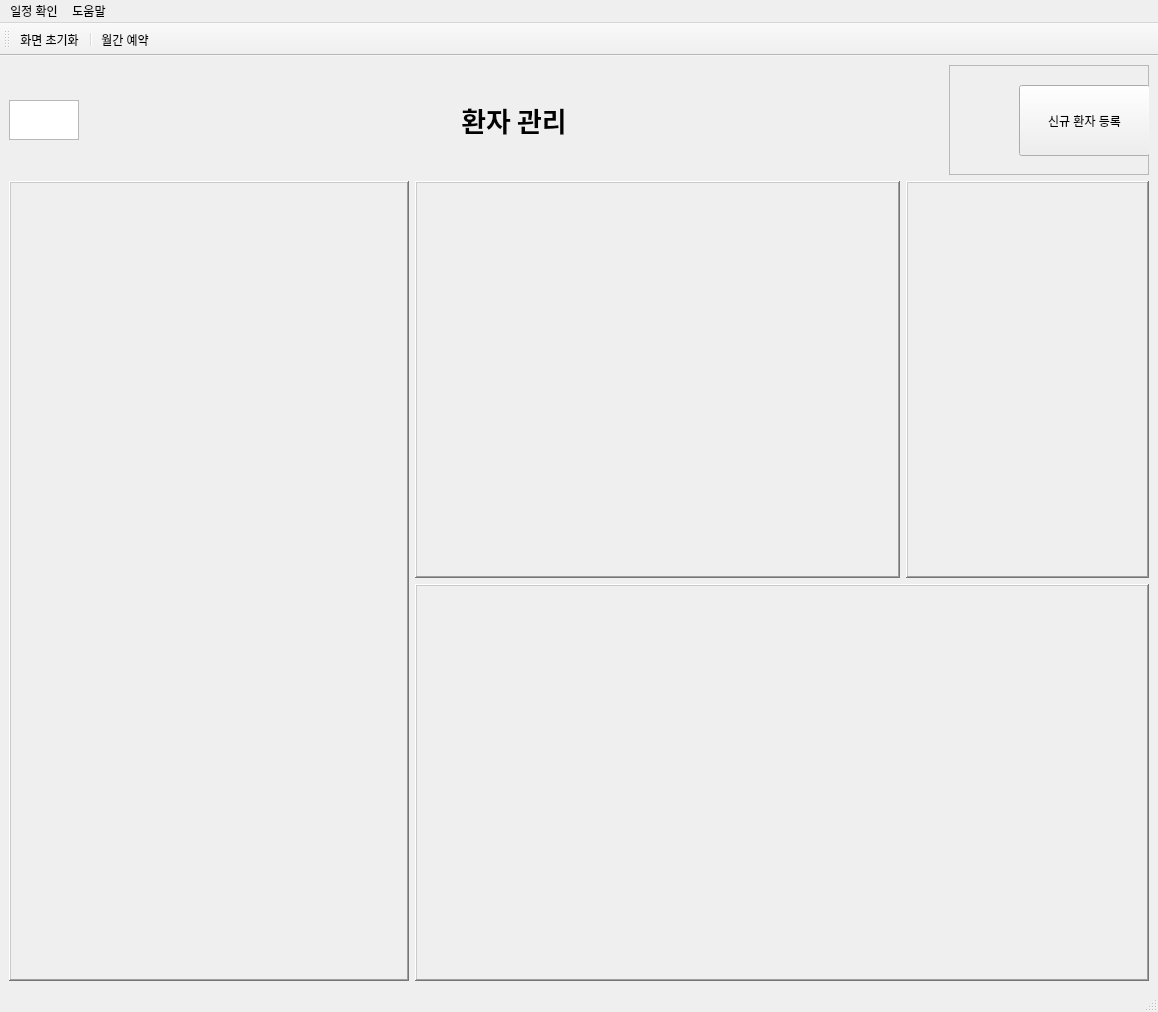
<?xml version="1.0" encoding="UTF-8"?>
<ui version="4.0">
 <class>MainWindow</class>
 <widget class="QMainWindow" name="MainWindow">
  <property name="geometry">
   <rect>
    <x>0</x>
    <y>0</y>
    <width>1158</width>
    <height>859</height>
   </rect>
  </property>
  <property name="windowTitle">
   <string>PaientManagement</string>
  </property>
  <widget class="QWidget" name="centralwidget">
   <layout class="QGridLayout" name="gridLayout">
    <item row="1" column="0">
     <layout class="QHBoxLayout" name="horizontalLayout_2">
      <item>
       <widget class="QFrame" name="patientInfoFrame">
        <property name="sizePolicy">
         <sizepolicy hsizetype="Fixed" vsizetype="Fixed">
          <horstretch>0</horstretch>
          <verstretch>0</verstretch>
         </sizepolicy>
        </property>
        <property name="minimumSize">
         <size>
          <width>400</width>
          <height>800</height>
         </size>
        </property>
        <property name="maximumSize">
         <size>
          <width>400</width>
          <height>800</height>
         </size>
        </property>
        <property name="baseSize">
         <size>
          <width>400</width>
          <height>800</height>
         </size>
        </property>
        <property name="styleSheet">
         <string notr="true"/>
        </property>
        <property name="frameShape">
         <enum>QFrame::WinPanel</enum>
        </property>
        <property name="frameShadow">
         <enum>QFrame::Raised</enum>
        </property>
       </widget>
      </item>
      <item>
       <layout class="QVBoxLayout" name="verticalLayout">
        <item>
         <layout class="QHBoxLayout" name="horizontalLayout">
          <item>
           <widget class="QFrame" name="patientStatusFrame">
            <property name="sizePolicy">
             <sizepolicy hsizetype="Expanding" vsizetype="Expanding">
              <horstretch>2</horstretch>
              <verstretch>0</verstretch>
             </sizepolicy>
            </property>
            <property name="minimumSize">
             <size>
              <width>230</width>
              <height>0</height>
             </size>
            </property>
            <property name="baseSize">
             <size>
              <width>230</width>
              <height>0</height>
             </size>
            </property>
            <property name="frameShape">
             <enum>QFrame::WinPanel</enum>
            </property>
            <property name="frameShadow">
             <enum>QFrame::Raised</enum>
            </property>
           </widget>
          </item>
          <item>
           <widget class="QFrame" name="medicalRecordFrame">
            <property name="sizePolicy">
             <sizepolicy hsizetype="Minimum" vsizetype="Expanding">
              <horstretch>1</horstretch>
              <verstretch>0</verstretch>
             </sizepolicy>
            </property>
            <property name="minimumSize">
             <size>
              <width>100</width>
              <height>0</height>
             </size>
            </property>
            <property name="baseSize">
             <size>
              <width>110</width>
              <height>0</height>
             </size>
            </property>
            <property name="frameShape">
             <enum>QFrame::WinPanel</enum>
            </property>
            <property name="frameShadow">
             <enum>QFrame::Raised</enum>
            </property>
           </widget>
          </item>
         </layout>
        </item>
        <item>
         <widget class="QFrame" name="imageFrame">
          <property name="sizePolicy">
           <sizepolicy hsizetype="Expanding" vsizetype="Expanding">
            <horstretch>0</horstretch>
            <verstretch>0</verstretch>
           </sizepolicy>
          </property>
          <property name="minimumSize">
           <size>
            <width>500</width>
            <height>0</height>
           </size>
          </property>
          <property name="baseSize">
           <size>
            <width>340</width>
            <height>0</height>
           </size>
          </property>
          <property name="frameShape">
           <enum>QFrame::WinPanel</enum>
          </property>
          <property name="frameShadow">
           <enum>QFrame::Raised</enum>
          </property>
         </widget>
        </item>
       </layout>
      </item>
     </layout>
    </item>
    <item row="0" column="0">
     <layout class="QHBoxLayout" name="horizontalLayout_4">
      <item>
       <widget class="QTextEdit" name="textEdit">
        <property name="enabled">
         <bool>true</bool>
        </property>
        <property name="sizePolicy">
         <sizepolicy hsizetype="Fixed" vsizetype="Fixed">
          <horstretch>0</horstretch>
          <verstretch>0</verstretch>
         </sizepolicy>
        </property>
        <property name="minimumSize">
         <size>
          <width>70</width>
          <height>40</height>
         </size>
        </property>
        <property name="maximumSize">
         <size>
          <width>70</width>
          <height>40</height>
         </size>
        </property>
        <property name="baseSize">
         <size>
          <width>70</width>
          <height>40</height>
         </size>
        </property>
       </widget>
      </item>
      <item>
       <layout class="QHBoxLayout" name="horizontalLayout_3">
        <item>
         <spacer name="horizontalSpacer">
          <property name="orientation">
           <enum>Qt::Horizontal</enum>
          </property>
          <property name="sizeHint" stdset="0">
           <size>
            <width>130</width>
            <height>20</height>
           </size>
          </property>
         </spacer>
        </item>
        <item>
         <widget class="QLabel" name="label">
          <property name="sizePolicy">
           <sizepolicy hsizetype="Fixed" vsizetype="Fixed">
            <horstretch>2</horstretch>
            <verstretch>0</verstretch>
           </sizepolicy>
          </property>
          <property name="minimumSize">
           <size>
            <width>240</width>
            <height>30</height>
           </size>
          </property>
          <property name="maximumSize">
           <size>
            <width>240</width>
            <height>30</height>
           </size>
          </property>
          <property name="baseSize">
           <size>
            <width>240</width>
            <height>30</height>
           </size>
          </property>
          <property name="font">
           <font>
            <family>맑은 고딕</family>
            <pointsize>20</pointsize>
            <bold>true</bold>
           </font>
          </property>
          <property name="text">
           <string>환자 관리</string>
          </property>
          <property name="alignment">
           <set>Qt::AlignCenter</set>
          </property>
         </widget>
        </item>
        <item>
         <spacer name="horizontalSpacer_2">
          <property name="orientation">
           <enum>Qt::Horizontal</enum>
          </property>
          <property name="sizeHint" stdset="0">
           <size>
            <width>40</width>
            <height>20</height>
           </size>
          </property>
         </spacer>
        </item>
       </layout>
      </item>
      <item>
       <widget class="QFrame" name="enrollFrame">
        <property name="sizePolicy">
         <sizepolicy hsizetype="Minimum" vsizetype="Minimum">
          <horstretch>0</horstretch>
          <verstretch>0</verstretch>
         </sizepolicy>
        </property>
        <property name="minimumSize">
         <size>
          <width>200</width>
          <height>110</height>
         </size>
        </property>
        <property name="maximumSize">
         <size>
          <width>200</width>
          <height>110</height>
         </size>
        </property>
        <property name="baseSize">
         <size>
          <width>200</width>
          <height>110</height>
         </size>
        </property>
        <property name="frameShape">
         <enum>QFrame::StyledPanel</enum>
        </property>
        <property name="frameShadow">
         <enum>QFrame::Raised</enum>
        </property>
        <widget class="QPushButton" name="enrollButton">
         <property name="geometry">
          <rect>
           <x>70</x>
           <y>20</y>
           <width>131</width>
           <height>71</height>
          </rect>
         </property>
         <property name="text">
          <string>신규 환자 등록</string>
         </property>
        </widget>
       </widget>
      </item>
     </layout>
    </item>
   </layout>
  </widget>
  <widget class="QStatusBar" name="statusbar"/>
  <widget class="QToolBar" name="toolBar">
   <property name="windowTitle">
    <string>toolBar</string>
   </property>
   <attribute name="toolBarArea">
    <enum>TopToolBarArea</enum>
   </attribute>
   <attribute name="toolBarBreak">
    <bool>false</bool>
   </attribute>
   <addaction name="actionInitialize"/>
   <addaction name="separator"/>
   <addaction name="actionMonthlyReservation"/>
  </widget>
  <widget class="QMenuBar" name="menubar">
   <property name="geometry">
    <rect>
     <x>0</x>
     <y>0</y>
     <width>1158</width>
     <height>17</height>
    </rect>
   </property>
   <widget class="QMenu" name="menu_2">
    <property name="title">
     <string>일정 확인</string>
    </property>
    <addaction name="action_2"/>
   </widget>
   <widget class="QMenu" name="menu_3">
    <property name="title">
     <string>도움말</string>
    </property>
    <addaction name="action_1"/>
   </widget>
   <addaction name="menu_2"/>
   <addaction name="menu_3"/>
  </widget>
  <action name="action">
   <property name="text">
    <string>화면 초기화</string>
   </property>
  </action>
  <action name="action_2">
   <property name="text">
    <string>월간 일정</string>
   </property>
   <property name="font">
    <font/>
   </property>
  </action>
  <action name="action_1">
   <property name="text">
    <string>도움말</string>
   </property>
  </action>
  <action name="actionInitialize">
   <property name="text">
    <string>화면 초기화</string>
   </property>
  </action>
  <action name="actionMonthlyReservation">
   <property name="text">
    <string>월간 예약</string>
   </property>
  </action>
 </widget>
 <resources/>
 <connections/>
</ui>
